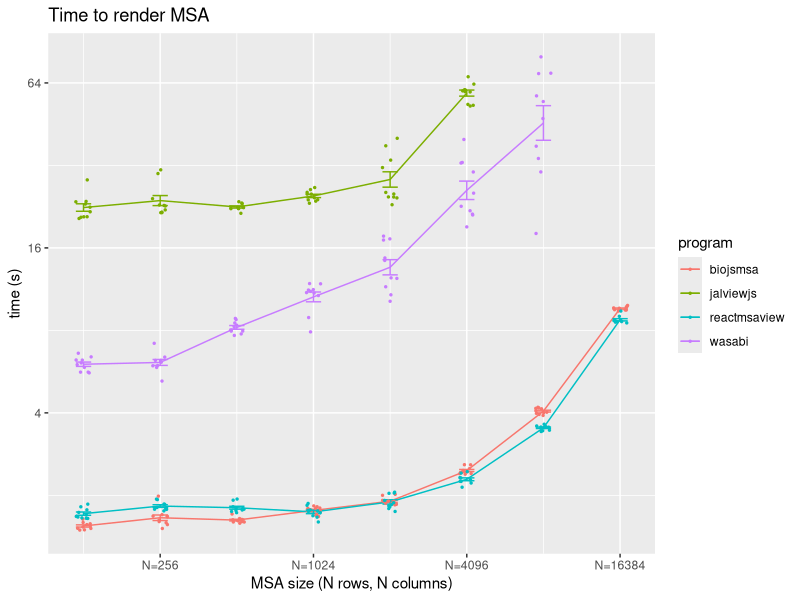

Write the R code that produced this figure.
library(ggplot2)
library(scales)


df <- read.table("out.tsv", header = TRUE)
x <- ggplot(df, aes(x = size, y = time, color = program)) +
  geom_line(stat = "summary") +
  geom_errorbar(width = 0.2, stat = "summary") +
  geom_jitter(size = 0.5, position = position_jitter(width = 0.1, seed = 42)) +
  scale_x_continuous(
    trans = "log2",
    labels = function(x) paste0("N=", x)
  ) +
  scale_y_continuous(trans = "log2") +
  ylab("time (s)") +
  xlab("MSA size (N rows, N columns)") +
  ggtitle("Time to render MSA")


ggsave("img/1.png", x, width = 7, height = 4)
